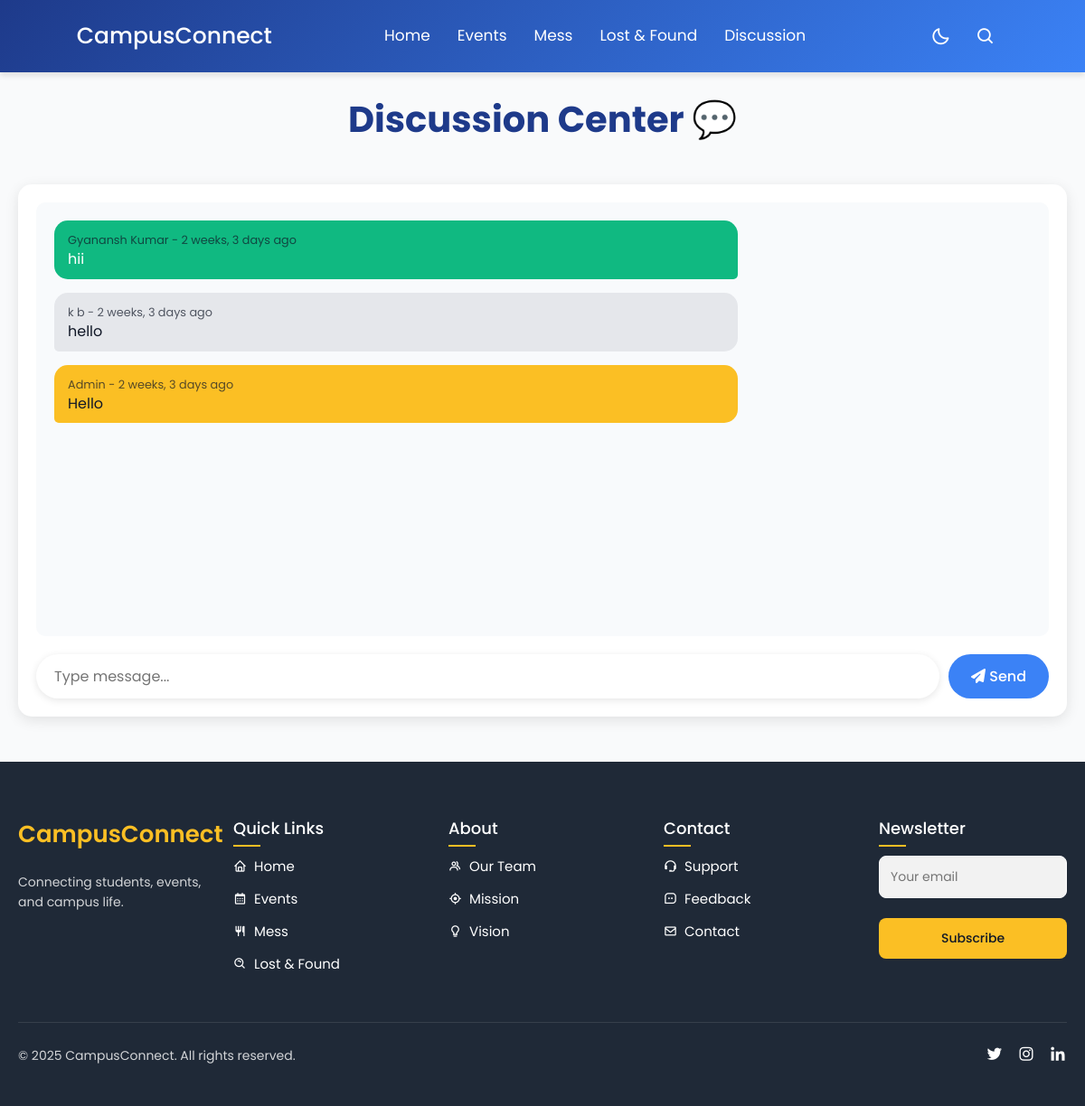
The app's page /app2/discussion/ (signed in), older data.
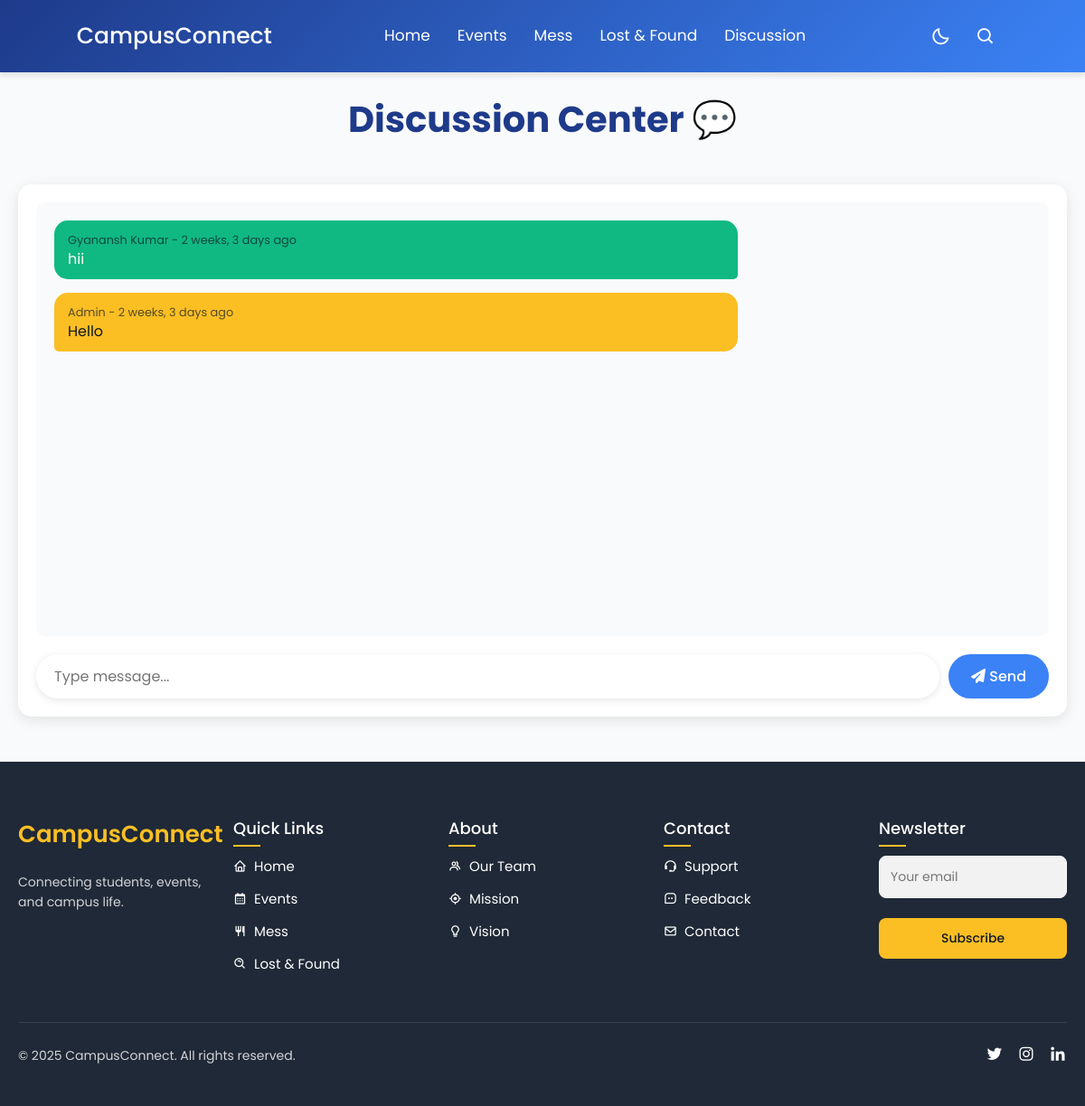
The same page, newer data.
### app2/models.py (models this page shows, shortened)
class DiscussionMessage(models.Model):
    user = models.ForeignKey('Hostels.CustomUser', on_delete=models.CASCADE)
    message = models.TextField()
    timestamp = models.DateTimeField(auto_now_add=True)
    is_notification = models.BooleanField(default=False)
    class Meta:
        ordering = ['-timestamp']

### Hostels/models.py (models this page shows, shortened)
class CustomUser(AbstractUser):
    username = None  # Remove username field
    email = models.EmailField(unique=True)
    roll_number = models.CharField(max_length=20, blank=True, null=True,unique=True)  # Optional field
    USERNAME_FIELD = 'email'
    REQUIRED_FIELDS = ['first_name', 'last_name','roll_number']  # roll_number is optional
    objects = CustomUserManager()

### app2/views.py (the view, shortened to what this page needs)
# urls.py: path('discussion/', views.discussion_center, name='discussion_center'),
@login_required
def discussion_center(request):
    messages = DiscussionMessage.objects.all().order_by('-timestamp')[:50]
    return render(request, 'discussion.html', {
        'chat_messages': messages,
        'form': DiscussionForm(user=request.user)
    })

### app2/forms.py
class DiscussionForm(forms.ModelForm):
    class Meta:
        model = DiscussionMessage
        fields = ['message', 'is_notification']
        widgets = {
            'message': forms.TextInput(attrs={
                'placeholder': 'Type message...',
                'class': 'form-control'
            }),
            'is_notification': forms.CheckboxInput(attrs={
                'class': 'form-check-input'
            })
        }
    def __init__(self, *args, **kwargs):
        user = kwargs.pop('user', None)
        super().__init__(*args, **kwargs)
        if not user or not user.is_staff:
            del self.fields['is_notification']

### app2/templates/discussion.html (shortened to what this page needs)
{% extends 'base.html' %}
{% load static %}
{% block content %}
<link href='https://unpkg.com/boxicons@2.1.4/css/boxicons.min.css' rel='stylesheet'>
  <link rel="stylesheet" href="https://cdnjs.cloudflare.com/ajax/libs/font-awesome/6.4.0/css/all.min.css">
<div class="container fade-in">
  <h2>Discussion Center 💬</h2>
  <div class="chat-interface">
    <div class="chat-messages card mb-3">
      {% for msg in chat_messages %}
      <div class="message {% if msg.user == request.user %}text-end{% else %}text-start{% endif %} p-2">
        <div class="bubble {% if msg.is_notification %}bg-warning{% endif %}">
          <small>{{ msg.user.get_full_name|default:msg.user.email }} - {{ msg.timestamp|timesince }} ago</small><br>
          {{ msg.message }}
        </div>
      </div>
      {% endfor %}
    </div>
    <form method="POST" class="chat-form">
      <div class="input-group">
        {{ form.message }}
        <button type="submit" class="btn"><i class="fas fa-paper-plane"></i> Send</button>
      </div>
    </form>
  </div>
</div>
{% endblock %}

Row changes from the older to the newer data that the page shows:
removed DiscussionMessage: user.get_full_name "k b", timestamp "2 weeks, 3 days", message "hello"
